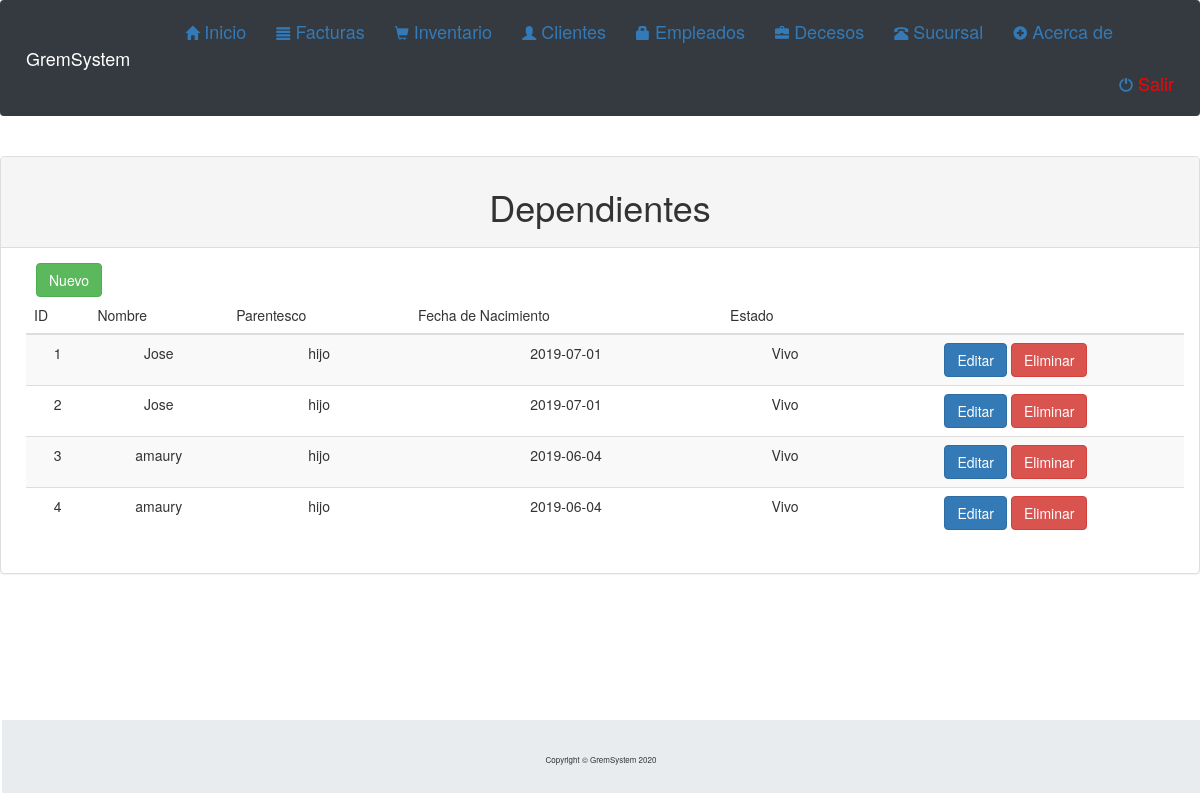
The app's page /dependiente.php with its own data.
### tables this page shows
CREATE TABLE `dependientesclien` (
  `id_socio` int(11) NOT NULL,
  `nombredependien` varchar(100) DEFAULT NULL,
  `parentesco` varchar(30) DEFAULT NULL,
  `fechanacimientodepen` date DEFAULT NULL,
  `esadodependien` char(20) DEFAULT NULL,
  `id_clien` int(11) NOT NULL
);

### php/consultas/consultadependientecliente.php (called while the page is built, shortened)
<?php
	function lista_cursos(){
		include('php\conexion.php');
		$sql="SELECT * FROM socio s JOIN dependientesclien d ON (s.id_clien=d.id_clien)";
		return $result=$mysqli->query($sql);
	}
?>

### dependiente.php (the view, shortened to what this page needs)
	<?php
			include('php\pcabeza\pcabezadependiente.php');
?>
<head>
<link rel="stylesheet" href="https://maxcdn.bootstrapcdn.com/bootstrap/3.3.7/css/bootstrap.min.css">
</head>
<div class="panel panel-default" style="margin-top: 10px">
			<div class="panel-heading">
		   		<h1 style="text-align:center;">Dependientes</h1>
			</div>
			<div class="panel-body"style="margin-left: 10px">
				<p>
					<a href="dependiente_nuevo.php" class="btn btn-success pull-left"style="margin-left: 10px">Nuevo</a>
				</p>
	 			<table class="table table-striped" style="text-align: center;">
			 		<thead>
			 			<tr>
			 				<th>ID</th>
			 				<th>Nombre</th>
							 <th>Parentesco</th>
							 <th>Fecha de Nacimiento</th>
			 				<th>Estado</th>
			 				<th></th>
			 			</tr>
			 		</thead>
			 		<tbody>
			 			<?php
			 			$query=lista_cursos();
		 				while ( $row= $query->fetch_assoc() ) {
		 					echo"
								<tr>
					 				<td>".$row['id_socio']."</td>
					 				<td>".$row['nombredependien']."</td>
					 				<td>".$row['parentesco']."</td>
									 <td>".$row['fechanacimientodepen']."</td>
									 <td>".$row['esadodependien']."</td>
					 				<td>
										 <a href='dependiente_actualizar.php?id=".$row['id_clien']."' class='btn btn-primary'>Editar</a>
					 					<a href='php\socio_registro.php?accion=DLT&id=".$row['id_clien']."' class='btn btn-danger'>Eliminar</a>
					 				</td>
					 			</tr>
		 					";
		 				}
			 			?>
			 		</tbody>
				</table>
			</div>
		</div>
			<?php
	include('php/ppie.php');
?>

### php/pcabeza/pcabezadependiente.php (shortened to what this page needs)
<?php
include('php\consultas\consultadependientecliente.php');
?>
<!DOCTYPE html>
<html lang="en">
<head>
  <link href="vendor/fontawesome-free/css/all.min.css" rel="stylesheet" type="text/css">
  <link href="vendor/datatables/dataTables.bootstrap4.css" rel="stylesheet">
  <link href="css/sb-admin.css" rel="stylesheet">
    <link href="dist/css/style.min.css" rel="stylesheet">
</head>
<body id="page-top">
  <nav class="navbar navbar-expand navbar-dark bg-dark static-top">
    <div class="navbar-header">
      <a class="navbar-brand" href="#"><font color="" size="4">GremSystem</font></a>
    </div>
    <div class="collapse navbar-collapse" id="bs-example-navbar-collapse-1">
      <ul class="nav navbar-nav">
        <li class="<?php echo $active_facturas;?>"><a href="menu.php"><i class='glyphicon glyphicon-home'></i><font color="" size="4"> Inicio </font></a></li>
        <li class="<?php echo $active_facturas;?>"><a href="facturacion.php"><i class='glyphicon glyphicon-align-justify'></i><font color="" size="4"> Facturas </font><span class="sr-only">(current)</span></a></li>
        <li class="<?php echo $active_productos;?>"><a href="inventario.php"><i class='glyphicon glyphicon-shopping-cart'></i><font color="" size="4"> Inventario</font></a></li>
		<li class="<?php echo $active_clientes;?>"><a href="socio.php"><i class='glyphicon glyphicon-user'></i><font color="" size="4"> Clientes</font></a></li>
    <li class="<?php echo $active_usuarios;?>"><a href="empleados.php"><i  class='glyphicon glyphicon-lock'></i><font color="" size="4"> Empleados</font></a></li>
    <li class="<?php echo $active_usuarios;?>"><a href="deceso.php"><i  class='glyphicon glyphicon-briefcase'></i><font color="" size="4"> Decesos</font></a></li>
    <li class="<?php echo $active_usuarios;?>"><a href="sucursal.php"><i  class='glyphicon glyphicon-phone-alt'></i><font color="" size="4"> Sucursal</font></a></li>
    <li class="<?php echo $active_usuarios;?>"><a href=""><i  class='glyphicon glyphicon-plus-sign'></i><font color="" size="4"> Acerca de</font></a></li>
       </ul>
      <ul class="nav navbar-nav navbar-right">
		<li><a href="php\login.php?logout"><i class='glyphicon glyphicon-off' ></i><font color="red" size="4"> Salir</font></a></li>
      </ul>
    </div>
  </nav>
  <div id="wrapper">
    <div id="content-wrapper">
</body>

### php/ppie.php (shortened to what this page needs)
 <footer class="sticky-footer"10px>
        <div class="container my-auto">
          <div class="copyright text-center my-auto">
            <span>Copyright © GremSystem 2020</span>
          </div>
        </div>
      </footer>
</body>
</html>

### records on screen
dependientesclien: id_socio "1", nombredependien "Jose", parentesco "hijo", fechanacimientodepen "2019-07-01", esadodependien "Vivo"
dependientesclien: id_socio "2", nombredependien "Jose", parentesco "hijo", fechanacimientodepen "2019-07-01", esadodependien "Vivo"
dependientesclien: id_socio "3", nombredependien "amaury", parentesco "hijo", fechanacimientodepen "2019-06-04", esadodependien "Vivo"
dependientesclien: id_socio "4", nombredependien "amaury", parentesco "hijo", fechanacimientodepen "2019-06-04", esadodependien "Vivo"
